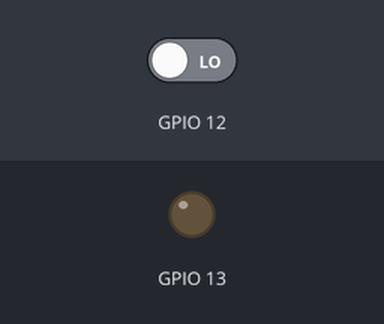
This sketch was run on a simulated ESP8266 (NodeMCU). Shown: output pins drawn as LEDs (lit = HIGH). The inputs (shaded band) are chosen by the test bench; at power-on: GPIO 12 LOW.

Above: at 1.2 s.
1.3 s: GPIO 12 driven HIGH
At 3.8 s:
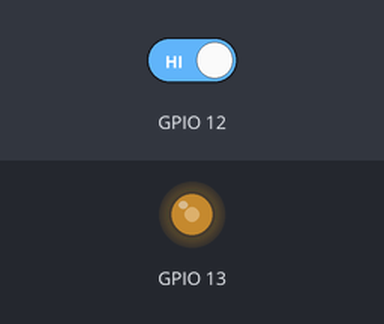
4.3 s: GPIO 12 driven LOW
Timing chart, 0 to 7.3 s (numbered marks = the images above; inputs shaded):
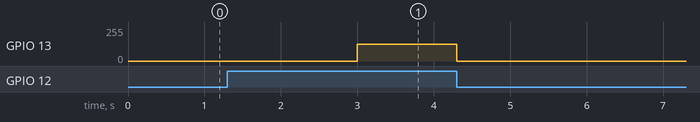

The sketch:

flower8266_audioDemo.ino
```cpp
// (licence header left out)
#include <ESP8266WiFi.h>
#include <espnow.h>
#include <map>

using namespace std;


unsigned long lastTime = 0;
unsigned long timerDelay = 3000;
bool noise = false;
int clearCount = 0;
const int inhFreq = 440;


std::map<int, int> rcvBeeData;

// Structure example to receive data
// Must match the sender structure
typedef struct bee_struct {
    int id;
} bee_struct;
int rssi;

// Create a struct_message called myData
bee_struct beeData;

// Callback function that will be executed when data is received
void OnDataRecv(uint8_t * mac, uint8_t *incomingData, uint8_t len) {
  memcpy(&beeData, incomingData, sizeof(beeData));
  rssi = (uint8_t)*(incomingData - 51) - 100; // Pointer offset -51, subtract 100 for dBm

  rcvBeeData[beeData.id] = rssi;
}

void setup() {
  // Initialize Serial Monitor
  //Serial.begin(115200);

  // Set device as a Wi-Fi Station
  WiFi.mode(WIFI_STA);
  WiFi.disconnect();

  // Init ESP-NOW
  if (esp_now_init() != 0) {
    //Serial.println("Error initializing ESP-NOW");
    return;
  }
  pinMode(13, OUTPUT);
  pinMode(12, INPUT);

  // Once ESPNow is successfully Init, we will register for recv CB to
  // get recv packer info
  esp_now_set_self_role(ESP_NOW_ROLE_SLAVE);
  esp_now_register_recv_cb(OnDataRecv);
}

void loop() {
  if ((millis() - lastTime) > timerDelay) {
    noise = !noise;
    clearCount = 0;
    lastTime = millis();
  }
  int quiet = digitalRead(12);
  if (noise == true && (rcvBeeData.size() != 0 || quiet == HIGH)) {
    int bigMod = 0;
    for (auto bee : rcvBeeData) {
      if (bee.first == 11) {
        float mod = ((880.0 - inhFreq) * ((100.0 - abs(bee.second)) / 100.0));
        bigMod += mod;
      }
      if (bee.first == 22) {
        float mod = ((120.0 - inhFreq) * ((100.0 - abs(bee.second)) / 100.0));
        bigMod += mod;
      }
    }
    int outFreq = inhFreq + bigMod;
    analogWriteFreq(outFreq);
    analogWrite(13,127);
  } else {
    rcvBeeData.clear();
    analogWrite(13,0);
  }

}
```

Measured:
- after the input at 1.3 s, GPIO 13: 0/255 → 127/255 after 1.7 s
